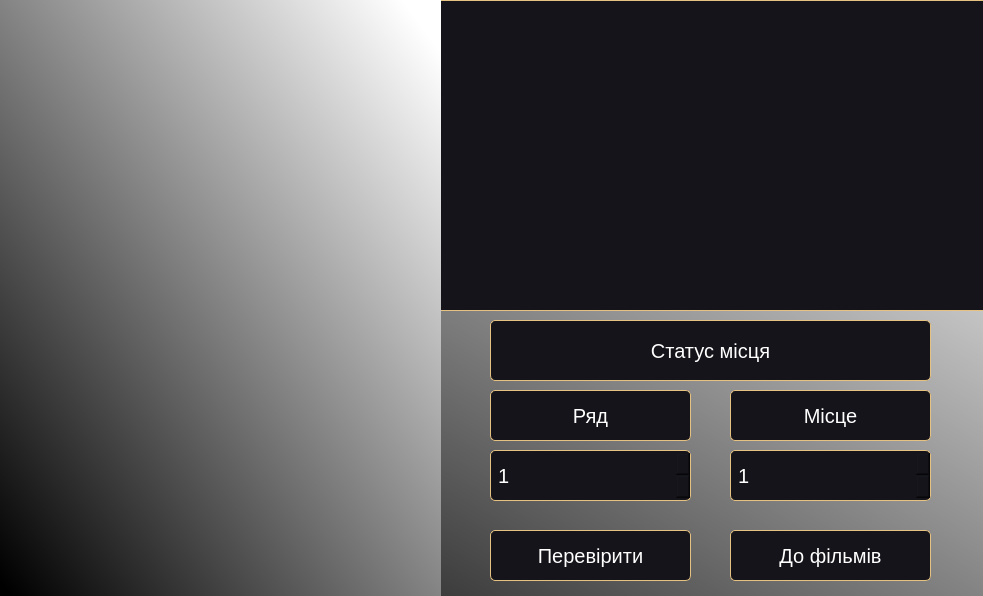
<?xml version="1.0" encoding="UTF-8"?>
<ui version="4.0">
 <class>MainWindow</class>
 <widget class="QMainWindow" name="MainWindow">
  <property name="geometry">
   <rect>
    <x>0</x>
    <y>0</y>
    <width>983</width>
    <height>596</height>
   </rect>
  </property>
  <property name="windowTitle">
   <string>Кінотеатр</string>
  </property>
  <property name="windowIcon">
   <iconset resource="movie_image.qrc">
    <normaloff>:/movie_image/logo_cinema.jpg</normaloff>:/movie_image/logo_cinema.jpg</iconset>
  </property>
  <widget class="QWidget" name="centralwidget">
   <widget class="QStackedWidget" name="stackedWidget">
    <property name="geometry">
     <rect>
      <x>-40</x>
      <y>0</y>
      <width>1024</width>
      <height>601</height>
     </rect>
    </property>
    <property name="currentIndex">
     <number>2</number>
    </property>
    <widget class="QWidget" name="page">
     <property name="enabled">
      <bool>true</bool>
     </property>
     <widget class="QLabel" name="label_2">
      <property name="geometry">
       <rect>
        <x>20</x>
        <y>-60</y>
        <width>1024</width>
        <height>682</height>
       </rect>
      </property>
      <property name="text">
       <string/>
      </property>
      <property name="pixmap">
       <pixmap resource="movie_image.qrc">:/movie_image/cinema_room.jpg</pixmap>
      </property>
      <property name="scaledContents">
       <bool>true</bool>
      </property>
     </widget>
     <widget class="QPushButton" name="small_hall">
      <property name="geometry">
       <rect>
        <x>350</x>
        <y>370</y>
        <width>351</width>
        <height>71</height>
       </rect>
      </property>
      <property name="autoFillBackground">
       <bool>false</bool>
      </property>
      <property name="styleSheet">
       <string notr="true">background-color: rgba(255, 0, 0, 0);
color: rgb(0, 251, 255);
border-radius: 10px;
font: 36pt &quot;Cambria&quot;;
PushButton.setFlat(True);
</string>
      </property>
      <property name="text">
       <string>До сеансу</string>
      </property>
     </widget>
    </widget>
    <widget class="QWidget" name="page_2">
     <property name="styleSheet">
      <string notr="true">background-color:qlineargradient(spread:reflect, x1:0, y1:1, x2:1, y2:0, stop:0.0168539 rgba(0, 0, 0, 255), stop:0.955056 rgba(255, 255, 255, 255));
border: none;
font: 26pt &quot;Cambria&quot;;



</string>
     </property>
     <widget class="QWidget" name="gridLayoutWidget">
      <property name="geometry">
       <rect>
        <x>40</x>
        <y>0</y>
        <width>981</width>
        <height>541</height>
       </rect>
      </property>
      <layout class="QGridLayout" name="gridLayout">
       <item row="0" column="1">
        <layout class="QHBoxLayout" name="horizontalLayout_2">
         <item>
          <layout class="QVBoxLayout" name="verticalLayout_2">
           <item>
            <widget class="QLabel" name="label_4">
             <property name="font">
              <font>
               <family>Cambria</family>
               <pointsize>26</pointsize>
               <weight>50</weight>
               <italic>false</italic>
               <bold>false</bold>
              </font>
             </property>
             <property name="text">
              <string>Дім Гуччі</string>
             </property>
             <property name="alignment">
              <set>Qt::AlignCenter</set>
             </property>
            </widget>
           </item>
           <item>
            <layout class="QHBoxLayout" name="horizontalLayout_8">
             <item>
              <widget class="QPushButton" name="info_2">
               <property name="styleSheet">
                <string notr="true">color: #fff; 
text-decoration: none; 
user-select: cursor;
background:#14141a;
outline: none; 
border: 1px solid #e5c182;
border-radius:5px</string>
               </property>
               <property name="text">
                <string>Опис</string>
               </property>
              </widget>
             </item>
             <item>
              <widget class="QPushButton" name="seans_2">
               <property name="styleSheet">
                <string notr="true">color: #fff; 
text-decoration: none; 
user-select: cursor;
background:#14141a;
outline: none; 
border: 1px solid #e5c182;
border-radius:5px</string>
               </property>
               <property name="text">
                <string>Сеанс</string>
               </property>
              </widget>
             </item>
            </layout>
           </item>
          </layout>
         </item>
         <item>
          <widget class="QLabel" name="photo_2">
           <property name="maximumSize">
            <size>
             <width>220</width>
             <height>300</height>
            </size>
           </property>
           <property name="text">
            <string/>
           </property>
           <property name="scaledContents">
            <bool>true</bool>
           </property>
          </widget>
         </item>
        </layout>
       </item>
       <item row="1" column="0">
        <layout class="QHBoxLayout" name="horizontalLayout_3">
         <item>
          <layout class="QVBoxLayout" name="verticalLayout_3">
           <item>
            <widget class="QLabel" name="label_5">
             <property name="font">
              <font>
               <family>Cambria</family>
               <pointsize>26</pointsize>
               <weight>50</weight>
               <italic>false</italic>
               <bold>false</bold>
              </font>
             </property>
             <property name="text">
              <string>&lt;html&gt;&lt;head/&gt;&lt;body&gt;&lt;p&gt;Ненаситний&lt;/p&gt;&lt;/body&gt;&lt;/html&gt;</string>
             </property>
             <property name="alignment">
              <set>Qt::AlignCenter</set>
             </property>
            </widget>
           </item>
           <item>
            <layout class="QHBoxLayout" name="horizontalLayout_9">
             <item>
              <widget class="QPushButton" name="info_3">
               <property name="styleSheet">
                <string notr="true">color: #fff; 
text-decoration: none; 
user-select: cursor;
background:#14141a;
outline: none; 
border: 1px solid #e5c182;
border-radius:5px</string>
               </property>
               <property name="text">
                <string>Опис</string>
               </property>
              </widget>
             </item>
             <item>
              <widget class="QPushButton" name="seans_3">
               <property name="styleSheet">
                <string notr="true">color: #fff; 
text-decoration: none; 
user-select: cursor;
background:#14141a;
outline: none; 
border: 1px solid #e5c182;
border-radius:5px</string>
               </property>
               <property name="text">
                <string>Сеанс</string>
               </property>
              </widget>
             </item>
            </layout>
           </item>
          </layout>
         </item>
         <item>
          <widget class="QLabel" name="photo_3">
           <property name="minimumSize">
            <size>
             <width>122</width>
             <height>164</height>
            </size>
           </property>
           <property name="maximumSize">
            <size>
             <width>220</width>
             <height>300</height>
            </size>
           </property>
           <property name="text">
            <string/>
           </property>
           <property name="scaledContents">
            <bool>true</bool>
           </property>
          </widget>
         </item>
        </layout>
       </item>
       <item row="1" column="1">
        <layout class="QHBoxLayout" name="horizontalLayout_4">
         <item>
          <layout class="QVBoxLayout" name="verticalLayout_4">
           <item>
            <widget class="QLabel" name="label_6">
             <property name="font">
              <font>
               <family>Cambria</family>
               <pointsize>26</pointsize>
               <weight>50</weight>
               <italic>false</italic>
               <bold>false</bold>
              </font>
             </property>
             <property name="text">
              <string>&lt;html&gt;&lt;head/&gt;&lt;body&gt;&lt;p&gt;Вічні&lt;/p&gt;&lt;/body&gt;&lt;/html&gt;</string>
             </property>
             <property name="alignment">
              <set>Qt::AlignCenter</set>
             </property>
             <property name="wordWrap">
              <bool>true</bool>
             </property>
            </widget>
           </item>
           <item>
            <layout class="QHBoxLayout" name="horizontalLayout_6">
             <item>
              <widget class="QPushButton" name="info_4">
               <property name="styleSheet">
                <string notr="true">color: #fff; 
text-decoration: none; 
user-select: cursor;
background:#14141a;
outline: none; 
border: 1px solid #e5c182;
border-radius:5px</string>
               </property>
               <property name="text">
                <string>Опис</string>
               </property>
              </widget>
             </item>
             <item>
              <widget class="QPushButton" name="seans_4">
               <property name="styleSheet">
                <string notr="true">color: #fff; 
text-decoration: none; 
user-select: cursor;
background:#14141a;
outline: none; 
border: 1px solid #e5c182;
border-radius:5px</string>
               </property>
               <property name="text">
                <string>Сеанс</string>
               </property>
              </widget>
             </item>
            </layout>
           </item>
          </layout>
         </item>
         <item>
          <widget class="QLabel" name="photo_4">
           <property name="maximumSize">
            <size>
             <width>220</width>
             <height>300</height>
            </size>
           </property>
           <property name="text">
            <string/>
           </property>
           <property name="scaledContents">
            <bool>true</bool>
           </property>
          </widget>
         </item>
        </layout>
       </item>
       <item row="0" column="0">
        <layout class="QHBoxLayout" name="horizontalLayout">
         <item>
          <layout class="QVBoxLayout" name="verticalLayout">
           <property name="sizeConstraint">
            <enum>QLayout::SetDefaultConstraint</enum>
           </property>
           <item>
            <widget class="QLabel" name="label_3">
             <property name="maximumSize">
              <size>
               <width>16777215</width>
               <height>16777215</height>
              </size>
             </property>
             <property name="font">
              <font>
               <family>Cambria</family>
               <pointsize>26</pointsize>
               <weight>50</weight>
               <italic>false</italic>
               <bold>false</bold>
              </font>
             </property>
             <property name="layoutDirection">
              <enum>Qt::LeftToRight</enum>
             </property>
             <property name="styleSheet">
              <string notr="true">text-align: center;
</string>
             </property>
             <property name="text">
              <string>Ghost busters</string>
             </property>
             <property name="textFormat">
              <enum>Qt::AutoText</enum>
             </property>
             <property name="alignment">
              <set>Qt::AlignCenter</set>
             </property>
            </widget>
           </item>
           <item>
            <layout class="QHBoxLayout" name="horizontalLayout_7">
             <item>
              <widget class="QPushButton" name="info_1">
               <property name="styleSheet">
                <string notr="true">color: #fff; 
text-decoration: none; 
user-select: cursor;
background:#14141a;
outline: none; 
border: 1px solid #e5c182;
border-radius:5px</string>
               </property>
               <property name="text">
                <string>Опис</string>
               </property>
              </widget>
             </item>
             <item>
              <widget class="QPushButton" name="seans_1">
               <property name="styleSheet">
                <string notr="true">color: #fff; 
text-decoration: none; 
user-select: cursor;
background:#14141a;
outline: none; 
border: 1px solid #e5c182;
border-radius:5px</string>
               </property>
               <property name="text">
                <string>Сеанс</string>
               </property>
              </widget>
             </item>
            </layout>
           </item>
          </layout>
         </item>
         <item>
          <widget class="QLabel" name="photo_1">
           <property name="sizePolicy">
            <sizepolicy hsizetype="Preferred" vsizetype="Preferred">
             <horstretch>0</horstretch>
             <verstretch>0</verstretch>
            </sizepolicy>
           </property>
           <property name="maximumSize">
            <size>
             <width>220</width>
             <height>300</height>
            </size>
           </property>
           <property name="text">
            <string/>
           </property>
           <property name="scaledContents">
            <bool>true</bool>
           </property>
          </widget>
         </item>
        </layout>
       </item>
      </layout>
     </widget>
     <widget class="QPushButton" name="pushButton">
      <property name="geometry">
       <rect>
        <x>880</x>
        <y>550</y>
        <width>141</width>
        <height>41</height>
       </rect>
      </property>
      <property name="styleSheet">
       <string notr="true">color: #fff; 
text-decoration: none; 
user-select: cursor;
background:#14141a;
outline: none; 
border: 1px solid #e5c182;
border-radius:5px;
font-size:15px;</string>
      </property>
      <property name="text">
       <string>На головну</string>
      </property>
     </widget>
    </widget>
    <widget class="QWidget" name="page_3">
     <property name="styleSheet">
      <string notr="true">background-color:qlineargradient(spread:reflect, x1:0, y1:1, x2:1, y2:0, stop:0.0168539 rgba(0, 0, 0, 255), stop:0.955056 rgba(255, 255, 255, 255));
border: none;
font: 10pt &quot;Cambria&quot;;



</string>
     </property>
     <widget class="QTextBrowser" name="textBrowser">
      <property name="geometry">
       <rect>
        <x>480</x>
        <y>0</y>
        <width>551</width>
        <height>311</height>
       </rect>
      </property>
      <property name="styleSheet">
       <string notr="true">color: #fff; 
text-decoration: none; 
user-select: cursor;
background:#14141a;
outline: none; 
border: 1px solid #e5c182;
font-size:20px;</string>
      </property>
     </widget>
     <widget class="QLabel" name="ph">
      <property name="geometry">
       <rect>
        <x>40</x>
        <y>0</y>
        <width>441</width>
        <height>601</height>
       </rect>
      </property>
      <property name="text">
       <string/>
      </property>
      <property name="scaledContents">
       <bool>true</bool>
      </property>
     </widget>
     <widget class="QPushButton" name="pushButton_2">
      <property name="geometry">
       <rect>
        <x>770</x>
        <y>530</y>
        <width>201</width>
        <height>51</height>
       </rect>
      </property>
      <property name="styleSheet">
       <string notr="true">color: #fff; 
text-decoration: none; 
user-select: cursor;
background:#14141a;
outline: none; 
border: 1px solid #e5c182;
border-radius:5px;
font-size:20px;</string>
      </property>
      <property name="text">
       <string>До фільмів</string>
      </property>
     </widget>
     <widget class="QSpinBox" name="spinBox">
      <property name="geometry">
       <rect>
        <x>530</x>
        <y>450</y>
        <width>201</width>
        <height>51</height>
       </rect>
      </property>
      <property name="styleSheet">
       <string notr="true">color: #fff; 
text-decoration: none; 
user-select: cursor;
background:#14141a;
outline: none; 
border: 1px solid #e5c182;
border-radius:5px;
padding: 5px;
font-size:20px;</string>
      </property>
      <property name="minimum">
       <number>1</number>
      </property>
      <property name="maximum">
       <number>5</number>
      </property>
     </widget>
     <widget class="QSpinBox" name="spinBox_2">
      <property name="geometry">
       <rect>
        <x>770</x>
        <y>450</y>
        <width>201</width>
        <height>51</height>
       </rect>
      </property>
      <property name="styleSheet">
       <string notr="true">color: #fff; 
text-decoration: none; 
user-select: cursor;
background:#14141a;
outline: none; 
border: 1px solid #e5c182;
border-radius:5px;
padding: 5px;
font-size:20px;</string>
      </property>
      <property name="minimum">
       <number>1</number>
      </property>
      <property name="maximum">
       <number>6</number>
      </property>
     </widget>
     <widget class="QLabel" name="label_7">
      <property name="geometry">
       <rect>
        <x>530</x>
        <y>390</y>
        <width>201</width>
        <height>51</height>
       </rect>
      </property>
      <property name="styleSheet">
       <string notr="true">color: #fff; 
text-decoration: none; 
user-select: cursor;
background:#14141a;
outline: none; 
border: 1px solid #e5c182;
border-radius:5px;
font-size:20px;</string>
      </property>
      <property name="text">
       <string>Ряд</string>
      </property>
      <property name="alignment">
       <set>Qt::AlignCenter</set>
      </property>
     </widget>
     <widget class="QLabel" name="label_8">
      <property name="geometry">
       <rect>
        <x>770</x>
        <y>390</y>
        <width>201</width>
        <height>51</height>
       </rect>
      </property>
      <property name="styleSheet">
       <string notr="true">color: #fff; 
text-decoration: none; 
user-select: cursor;
background:#14141a;
outline: none; 
border: 1px solid #e5c182;
border-radius:5px;
font-size:20px;</string>
      </property>
      <property name="text">
       <string>Місце</string>
      </property>
      <property name="alignment">
       <set>Qt::AlignCenter</set>
      </property>
     </widget>
     <widget class="QPushButton" name="pushButton_3">
      <property name="geometry">
       <rect>
        <x>530</x>
        <y>530</y>
        <width>201</width>
        <height>51</height>
       </rect>
      </property>
      <property name="styleSheet">
       <string notr="true">color: #fff; 
text-decoration: none; 
user-select: cursor;
background:#14141a;
outline: none; 
border: 1px solid #e5c182;
border-radius:5px;
font-size:20px;</string>
      </property>
      <property name="text">
       <string>Перевірити</string>
      </property>
     </widget>
     <widget class="QLabel" name="label_9">
      <property name="geometry">
       <rect>
        <x>530</x>
        <y>320</y>
        <width>441</width>
        <height>61</height>
       </rect>
      </property>
      <property name="styleSheet">
       <string notr="true">color: #fff; 
text-decoration: none; 
user-select: cursor;
background:#14141a;
outline: none; 
border: 1px solid #e5c182;
border-radius:5px;
font-size:20px;</string>
      </property>
      <property name="text">
       <string>Статус місця</string>
      </property>
      <property name="alignment">
       <set>Qt::AlignCenter</set>
      </property>
     </widget>
     <zorder>pushButton_2</zorder>
     <zorder>textBrowser</zorder>
     <zorder>ph</zorder>
     <zorder>spinBox</zorder>
     <zorder>spinBox_2</zorder>
     <zorder>label_7</zorder>
     <zorder>label_8</zorder>
     <zorder>pushButton_3</zorder>
     <zorder>label_9</zorder>
    </widget>
   </widget>
  </widget>
 </widget>
 <resources>
  <include location="movie_image.qrc"/>
 </resources>
 <connections/>
</ui>
